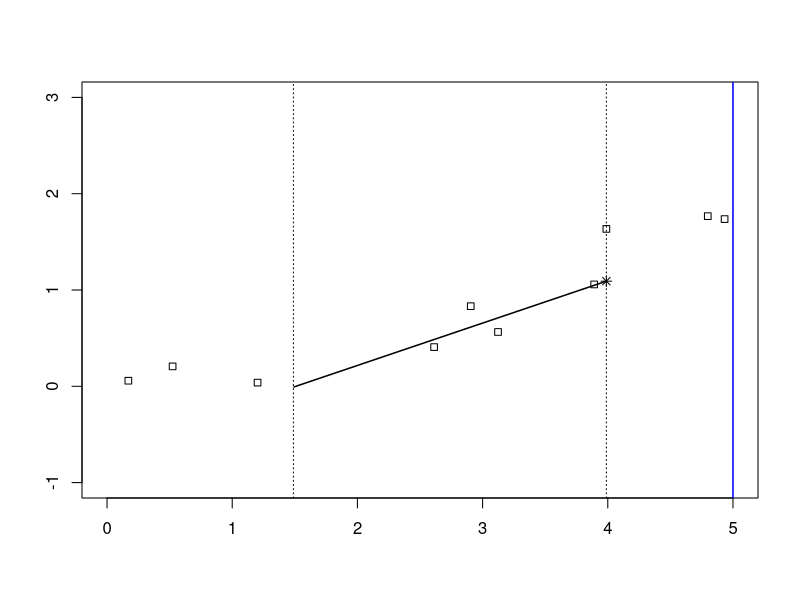
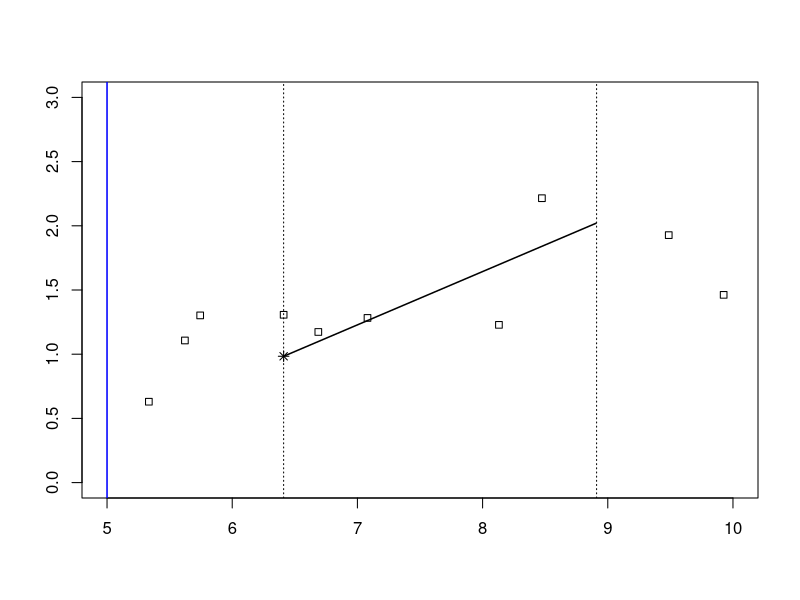

The R script that drew these images, in order:
# Ludwig and Miller (2005) - Cross Validation Figures
# Left Side
library(plotrix)
set.seed(15)
plot(1, type='n', xlab="", ylab="", xlim=c(0, 5), ylim=c(-1, 3))
X = runif(10, min=-1, max=5)
Y = 0.3 * X + rnorm(10, mean=0, sd=0.3)
points(X, Y, pch=22)
abline(v=X[10], lty='dotted')
abline(v=X[10]-2.5, lty='dotted')
abline(v=5, col='blue', lwd=1.5)

left.X = X[(X < X[10]) & (X >= (X[10]-2.5))]
left.Y = Y[(X < X[10]) & (X >= X[10]-2.5)]
data = data.frame(left.X, left.Y)
left.reg = lm(left.Y ~ left.X, data=data)
ablineclip(left.reg, x1=X[10]-2.5, x2=X[10], lwd=1.5)
points(X[10], predict(left.reg, data.frame(left.X = X[10])), pch=8)

# Right Side
set.seed(25)
plot(1, type='n', xlab="", ylab="", xlim=c(5, 10), ylim=c(0, 3))
X = runif(10, min=5, max=10)
Y = 0.2 * X + rnorm(10, mean=0, sd=0.3)
points(X, Y, pch=22)
abline(v=X[10], lty='dotted')
abline(v=X[10]+2.5, lty='dotted')
abline(v=5, col='blue', lwd=1.5)

right.X = X[(X > X[10]) & (X <= X[10]+2.5)]
right.Y = Y[(X > X[10]) & (X <= X[10]+2.5)]
data = data.frame(left.X, left.Y)
right.reg = lm(right.Y ~ right.X, data=data)
ablineclip(right.reg, x1=X[10], x2=X[10]+2.5, lwd=1.5)
points(X[10], predict(right.reg, data.frame(right.X = X[10])), pch=8)

